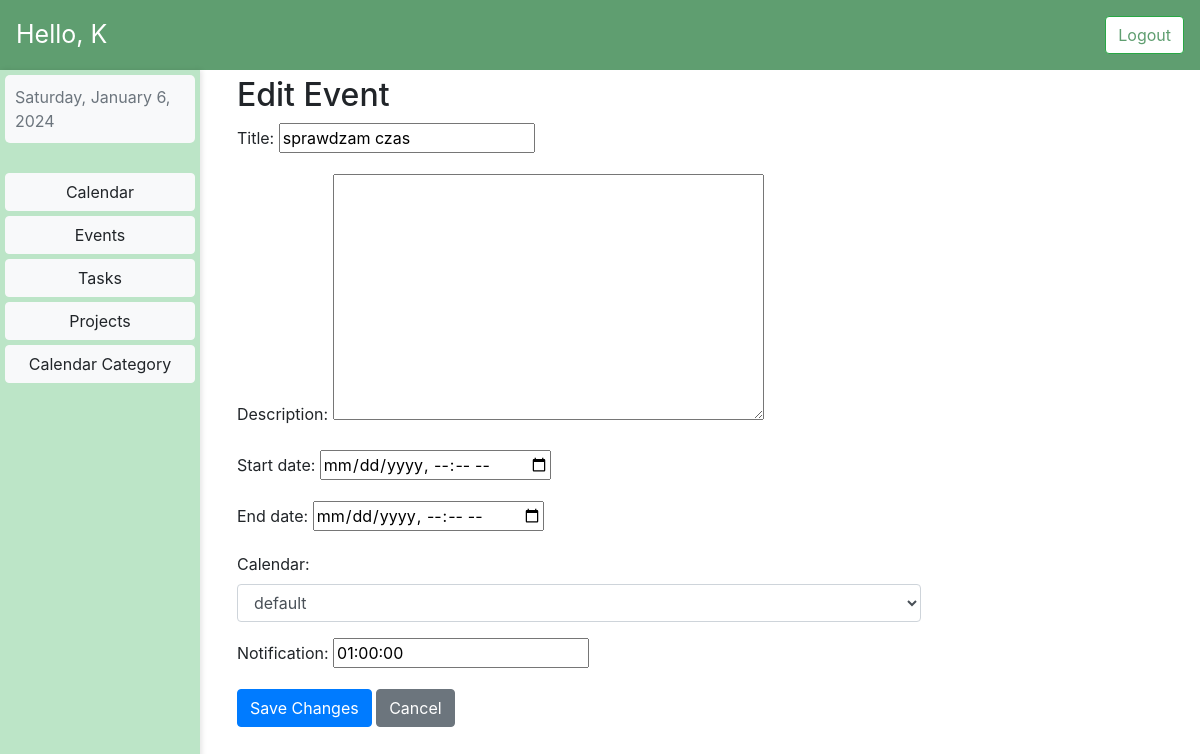
Screenshot of /edit_event/6/ (signed in) with the database file from the repository.
### MyCalendar/models.py (models this page shows)
class Event(models.Model):
    user = models.ForeignKey(User, on_delete=models.CASCADE)
    title = models.CharField(max_length=200)
    description = models.TextField(blank=True)
    start_date = models.DateTimeField(default=timezone.now)
    end_date = models.DateTimeField(default=timezone.now() + timezone.timedelta(hours=1))
    calendar = models.ForeignKey(Calendar, on_delete=models.CASCADE)
    notification = models.TimeField(default=timezone.timedelta(hours=1))

### MyCalendar/views.py (the view, shortened to what this page needs)
# urls.py: path('edit_event/<int:pk>/', EditEventView.as_view(), name='edit_event'),
class EditEventView(UpdateView):
    model = Event
    form_class = EventForm
    template_name = 'edit_event.html'
    success_url = reverse_lazy('events')
    def get_queryset(self):
        return Event.objects.filter(user=self.request.user)

### MyCalendar/forms.py (shortened to what this page needs)
class EventForm(forms.ModelForm):
    calendar = forms.ModelChoiceField(
        queryset=Calendar.objects.all(),
        label='Calendar',  # Etykieta pola
        widget=forms.Select(attrs={'class': 'form-control'}),  # Dodatkowe atrybuty dla widgetu
    )
    start_date = forms.DateTimeField(widget=forms.widgets.DateInput(attrs={'type': 'datetime-local'}))
    end_date = forms.DateTimeField(widget=forms.widgets.DateInput(attrs={'type': 'datetime-local'}))
    class Meta:
        model = Event
        fields = ['title', 'description', 'start_date', 'end_date', 'calendar', 'notification']

### MyCalendar/models.py (called while the page is built)
    def __str__(self):
        return self.name

### templates/edit_event.html (shortened to what this page needs)
{% extends 'dashboard.html' %}
{% load static %}
{% block styles %}
    <link rel="stylesheet" type="text/css" href="{% static 'css/dashboard.css' %}">
{% endblock %}
{% block dynamic_content %}
    <div class="col-md-9">
        <div class="calendar-section">
            <h2>Edit Event</h2>
            <form method="post" enctype="multipart/form-data">
                {{ form.as_p }}
                <button type="submit" class="btn btn-primary">Save Changes</button>
                <a href="{% url 'events' %}" class="btn btn-secondary">Cancel</a>
            </form>
        </div>
    </div>
{% endblock %}

### templates/dashboard.html (shortened to what this page needs)
{% extends 'base.html' %}
{% load static %}
{% block content %}
    <nav class="navbar navbar-expand-lg navbar-light" style="background-color: #5F9E70;">
        <span class="navbar-text text-white" style="font-size: 25px;">
            Hello, {{ request.user.username }}
        </span>
        <div class="collapse navbar-collapse" id="navbarNav">
            <ul class="navbar-nav ml-auto">
                <li class="nav-item">
                    <form method="post" action="{% url 'logout' %}" class="d-flex">
                        <button type="submit" class="btn btn-success btn-block" style="background-color: white; color: #5F9E70;">Logout</button>
                    </form>
                </li>
            </ul>
        </div>
    </nav>
    <div class="container-fluid">
        <div class="row">
            <div class="col-md-2 custom-background">
                <div id="datetime-info" class="text-muted"></div>
                <div class="vertical-menu ">
                    <a href="{% url 'dashboard' %}" class="btn btn-light">Calendar</a>
                    <a href="{% url 'events' %}" class="btn btn-light">Events</a>
                    <a href="{% url 'task_list' %}" class="btn btn-light">Tasks</a>
                    <a href="{% url 'projects' %}" class="btn btn-light">Projects</a>
                    <a href="{% url 'category_list' %}" class="btn btn-light">Calendar Category</a>
                </div>
            </div>
            <div class="col-md-10">
                {% block dynamic_content %}{% endblock %}
            </div>
        </div>
    </div>
{% endblock %}

### static/css/dashboard.css (style rules this page uses)
html { width: 100%; height: 100%; margin: 0; padding: 0; }
body { margin: 0; padding: 0; height: 100%; overflow: hidden; }
#datetime-info { background-color: #f8f9fa; padding: 10px; border-radius: 5px; }
.container-fluid, .row { height: 100%; }
.custom-background { background-color: rgba(122, 204, 144, 0.5); padding: 5px; box-shadow: 2px 0 5px rgba(0, 0, 0, 0.1); height: 100%; }
.vertical-menu { margin-top: 30px; display: flex; flex-direction: column; }
.vertical-menu a { margin-bottom: 5px; }
.calendar-section { width: 100%; height: 100%; padding: 1%; }

### rows the page displays
Event: title "sprawdzam czas", calendar "default", notification "01:00:00"

### other values shown
{{ request.user.username }} "K"
